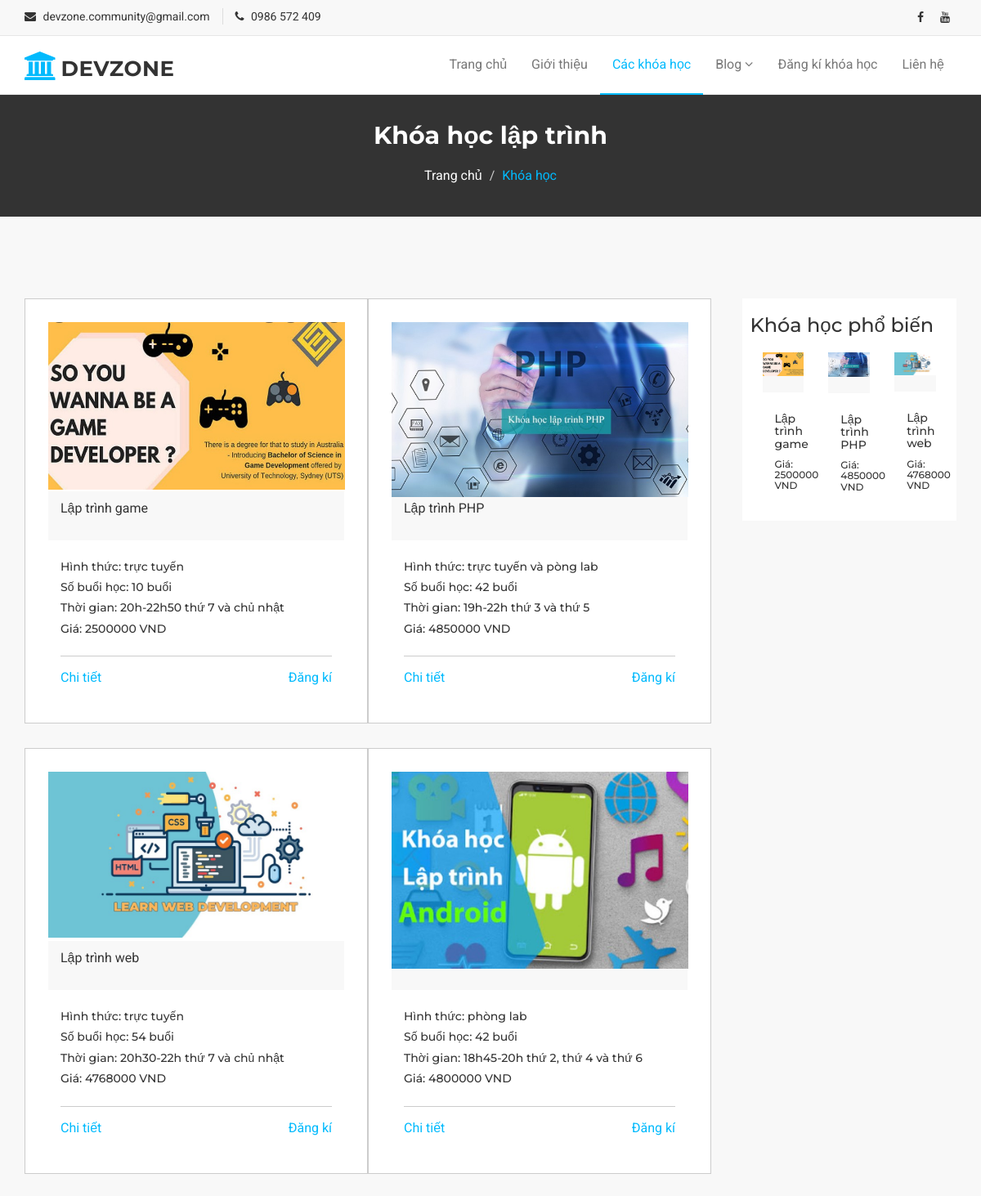
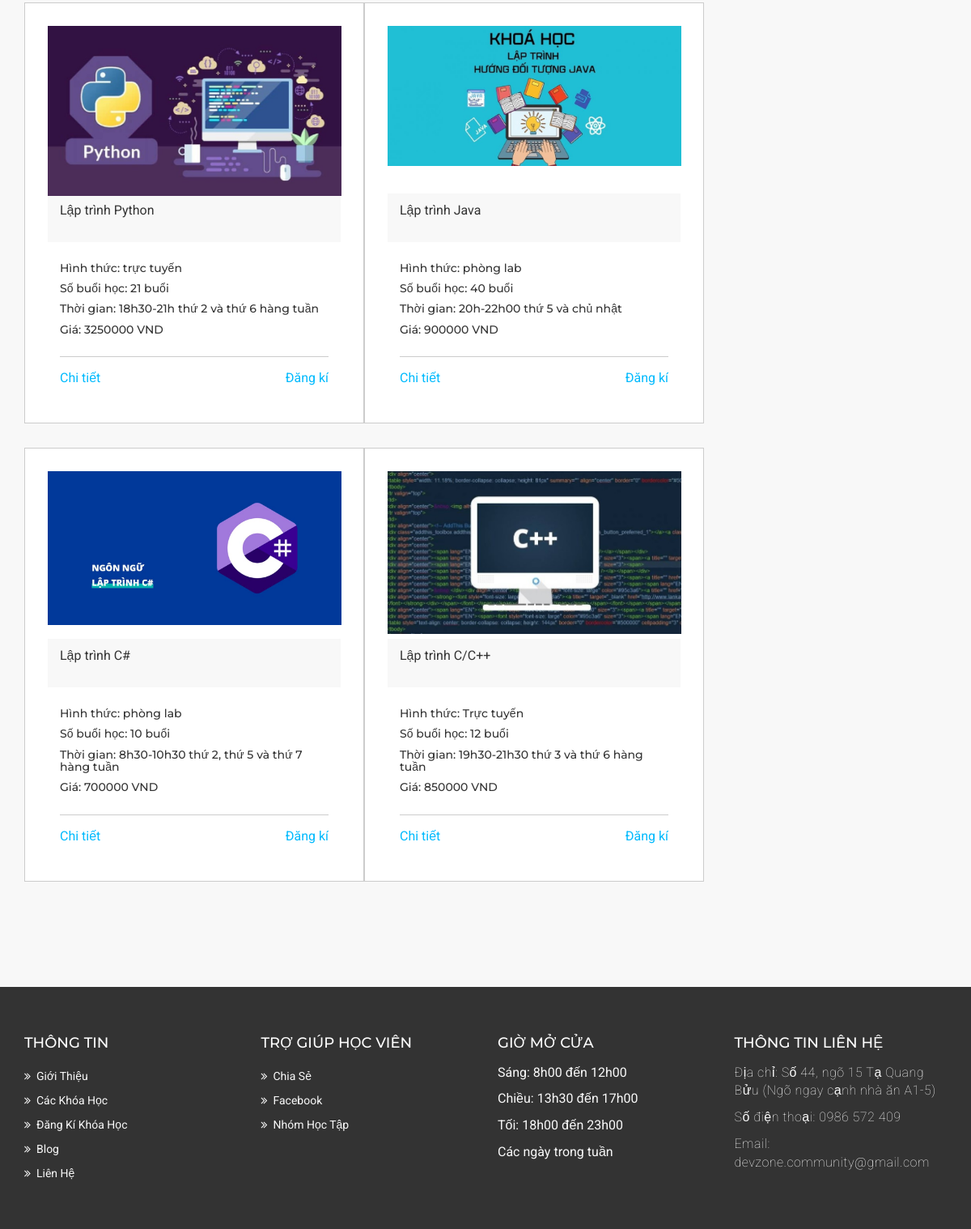
Page /khoa_hoc.php on the committed database (2 pictures, top to bottom).
### tables this page shows
CREATE TABLE `tbl_khoa_hoc` (
  `khoa_hoc_id` int(11) NOT NULL,
  `ten_khoa_hoc` varchar(50) NOT NULL,
  `hinh_thuc` varchar(100) NOT NULL,
  `buoi_hoc` int(50) NOT NULL,
  `thoi_gian` varchar(100) NOT NULL,
  `gia` int(100) NOT NULL,
  `anh_khoa_hoc` varchar(100) DEFAULT NULL,
  `mo_ta` text NOT NULL
);

### khoa_hoc.php (the view, shortened to what this page needs)
<!DOCTYPE html>
<html lang="en">
  <head>
    <link href="assets/css/font-awesome.css" rel="stylesheet">
    <link href="assets/css/bootstrap.css" rel="stylesheet">
    <link rel="stylesheet" type="text/css" href="assets/css/slick.css">
    <link rel="stylesheet" href="assets/css/jquery.fancybox.css" type="text/css" media="screen" />
    <link id="switcher" href="assets/css/theme-color/default-theme.css" rel="stylesheet">
    <link href="assets/css/style.css" rel="stylesheet">
  </head>
  <body>
  <header id="mu-header">
    <div class="container">
      <div class="row">
        <div class="col-lg-12 col-md-12">
          <div class="mu-header-area">
            <div class="row">
              <div class="col-lg-6 col-md-6 col-sm-6 col-xs-6">
                <div class="mu-header-top-left">
                  <div class="mu-top-email">
                    <i class="fa fa-envelope"></i>
                    <span>devzone.community@gmail.com</span>
                  </div>
                  <div class="mu-top-phone">
                    <i class="fa fa-phone"></i>
                    <span>0986 572 409</span>
                  </div>
                </div>
              </div>
              <div class="col-lg-6 col-md-6 col-sm-6 col-xs-6">
                <div class="mu-header-top-right">
                  <nav>
                    <ul class="mu-top-social-nav">
                      <li><a href="https://www.facebook.com/devzone.vn"; target="_blank"><span class="fa fa-facebook"></span></a></li>
                      <li><a href="https://www.youtube.com/channel/UCZ89xqQ5QadBmyMh18Vbhig" ; target="_blank""><span class="fa fa-youtube"></span></a></li>
                    </ul>
                  </nav>
                </div>
              </div>
            </div>
          </div>
        </div>
      </div>
    </div>
  </header>
  <section id="mu-menu">
    <nav class="navbar navbar-default" role="navigation">
      <div class="container">
        <div class="navbar-header">
          <a class="navbar-brand" href="index.php"><i class="fa fa-university"></i><span>DEVZONE</span></a>
        </div>
        <div id="navbar" class="navbar-collapse collapse">
          <ul id="top-menu" class="nav navbar-nav navbar-right main-nav">
            <li><a href="index.php">Trang chủ</a></li>
            <li><a href="gioi_thieu.php">Giới thiệu</a></li>
            <li class="active"><a href="khoa_hoc.php" >Các khóa học</a></li>
            <li class="dropdown">
              <a href="#" class="dropdown-toggle" data-toggle="dropdown">Blog <span class="fa fa-angle-down"></span></a>
            </li>
            <li><a href="dang_ki_hoc.php">Đăng kí khóa học</a></li>
            <li><a href="lien_he.php">Liên hệ</a></li>
          </ul>
        </div>
      </div>
    </nav>
  </section>
 <section id="mu-page-breadcrumb">
   <div class="container">
     <div class="row">
       <div class="col-md-12">
         <div class="mu-page-breadcrumb-area">
           <h2>Khóa học lập trình</h2>
           <ol class="breadcrumb">
            <li><a href="index.php">Trang chủ</a></li>
            <li class="active">Khóa học</li>
          </ol>
         </div>
       </div>
     </div>
   </div>
 </section>
<section id="mu-course-content">
   <div class="container">
     <div class="row">
       <div class="col-md-12">
         <div class="mu-course-content-area">
            <div class="row">
              <div class="col-md-9">
                <?php
                 $ket_noi = mysqli_connect("localhost", "root", "", "devzone.db");
                $sql =  "
                          SELECT *
                          FROM tbl_khoa_hoc
                          ORDER BY khoa_hoc_id DESC
                        ";
                $khoa_hoc_id = mysqli_query($ket_noi, $sql);
                while ($row = mysqli_fetch_array($khoa_hoc_id))
                    {
                 ;?>
              <div class="mu-course-container" style="width: 420px;">
                  <div class="row">
                    <div class="col-md-6 col-sm-6">
                    <div class="mu-latest-course-single" style="width: 420px; padding: 28px;" >
                      <figure class="mu-latest-course-img">
                        <a style="text-align: center; height: 207px;width: 363px" href="khoa_hoc_chi_tiet.php?id=<?php echo $row["khoa_hoc_id"];?>">
                        <img src="<?php echo $row["anh_khoa_hoc"] ? 'assets/img/hiền/'.$row["anh_khoa_hoc"] : 'assets/img/hiền/c++.jpg'; ?>" alt="img">
                        </a>
                        <figcaption class="mu-latest-course-imgcaption">
                          <a href="khoa_hoc_chi_tiet.php?id=<?php echo $row["khoa_hoc_id"];?>" style="height: 40px;"> <?php echo $row["ten_khoa_hoc"];?> </a>
                        </figcaption>
                      </figure>
                      <div class="mu-latest-course-single-content">
                        <h5><a href="#"> Hình thức: <?php echo $row["hinh_thuc"] ;?> </a> </h5>
                          <h5><a href="#"> Số buổi học: <?php echo $row["buoi_hoc"] ;?> buổi </a> </h5>
                          <h5><a href="#"> Thời gian: <?php echo $row["thoi_gian"] ;?> </a></h5>
                          <h5><a href="#"> Giá: <?php echo $row["gia"];?> VND</a> </h5><div class="mu-latest-course-single-contbottom">
                          <a class="mu-course-details" href="khoa_hoc_chi_tiet.php?id=<?php echo $row["khoa_hoc_id"];?>">Chi tiết</a>
                      <span class="mu-course-price" href="#"><a class="mu-course-details" href="dang_ki_hoc.php">Đăng kí</a></span>
                        </div>
                      </div>
                    </div>
                  </div>
                </div>
              </div>
              <?php
                      }
                  ;?>
              </div>
              <div class="col-md-3">
                <aside class="mu-sidebar">
                   <div class="mu-single-sidebar">
                    <h3>Khóa học phổ biến</h3>
                    <div class="mu-sidebar-popular-courses">
                      <?php
                 $ket_noi = mysqli_connect("localhost", "root", "", "devzone.db");
                $sql = "
                          SELECT *
                          FROM tbl_khoa_hoc
                          ORDER BY khoa_hoc_id DESC
                          LIMIT 3";
                $khoa_hoc_id = mysqli_query($ket_noi, $sql);
                while ($row = mysqli_fetch_array($khoa_hoc_id))
                    {
            ;?>
              <div class="col-lg-4 col-md-4 col-xs-12">
                <div class="mu-latest-course-single">
                  <figure class="mu-latest-course-img">
                    <a href="#" style="text-align: center">
                    <img src="<?php echo $row["anh_khoa_hoc"] ? 'assets/img/hiền'.$row["anh_khoa_hoc"] : 'assets/img/hiền/c++.jpg'; ?>" alt="img">
                    </a>
                    <figcaption class="mu-latest-course-imgcaption">
                    </figcaption>
                  </figure>
                        <div class="mu-latest-course-single-content">
                          <h5><a href="khoa_hoc_chi_tiet.php?id=<?php echo $row["khoa_hoc_id"];?>"><?php echo $row["ten_khoa_hoc"];?></a></h5>
                          <h6> Giá: <?php echo $row["gia"] ;?> VND </h6>
                        </div>
                </div>
              </div>
              <?php
                      }
              ;?>
                    </div>
                  </div>
                </aside>
             </div>
           </div>
         </div>
       </div>
     </div>
   </div>
 </section>
  <footer id="mu-footer">
    <div class="mu-footer-top">
      <div class="container">
        <div class="mu-footer-top-area">
          <div class="row">
            <div class="col-lg-3 col-md-3 col-sm-3">
              <div class="mu-footer-widget">
                <h4>Thông tin</h4>
                <ul>
                  <li><a href="gioi_thieu.php">Giới thiệu</a></li>
                  <li><a href="khoa_hoc.php">Các khóa học</a></li>
                  <li><a href="dang_ki_hoc.php">Đăng kí khóa học</a></li>
                  <li><a href="chia_se_kinh_nghiem.php">Blog</a></li>
                  <li><a href="lien_he.php">Liên hệ</a></li>
                </ul>
              </div>
            </div>
            <div class="col-lg-3 col-md-3 col-sm-3">
              <div class="mu-footer-widget">
                <h4>Trợ giúp học viên</h4>
                <ul>
                  <li><a href="chia_se_kinh_nghiem.php">Chia sẻ</a></li>
                  <li><a href="https://www.facebook.com/devzone.vn/about/?ref=page_internal">Facebook</a></li>
                  <li><a href="https://www.facebook.com/groups/devzone.vndevzone.vn">Nhóm học tập</a></li>
                </ul>
              </div>
            </div>
            <div class="col-lg-3 col-md-3 col-sm-3">
              <div class="mu-footer-widget">
                <h4>Giờ mở cửa</h4>
                <p>Sáng: 8h00 đến 12h00</p>
                <p>Chiều: 13h30 đến 17h00</p>
                <p>Tối: 18h00 đến 23h00</p>
                <p>Các ngày trong tuần</p>
              </div>
            </div>
            <div class="col-lg-3 col-md-3 col-sm-3">
              <div class="mu-footer-widget">
                <h4>Thông tin liên hệ</h4>
                <address>
                  <p>Địa chỉ: Số 44, ngõ 15 Tạ Quang Bửu (Ngõ ngay cạnh nhà ăn A1-5)</p>
                  <p>Số điện thoại: 0986 572 409 </p>
                  <p>Email: devzone.community@gmail.com</p>
                </address>
              </div>
            </div>
          </div>
        </div>
      </div>
    </div>
  </footer>
  </body>
</html>

### assets/css/theme-color/default-theme.css (style rules this page uses)
#mu-menu .navbar-header .navbar-brand i { color: #01bafd; }
#mu-menu .navbar-default .navbar-nav > .active > a, #mu-menu .navbar-default .navbar-nav > .active > a:hover, #mu-menu .navbar-default .navbar-nav > .active > a:focus { color: #01bafd; border-bottom: 2px solid #01bafd; background-color: transparent; }
.mu-latest-course-single .mu-latest-course-single-content .mu-latest-course-single-contbottom .mu-course-details { color: #01bafd; }
#mu-page-breadcrumb .mu-page-breadcrumb-area .breadcrumb .active { color: #01bafd; }
#mu-course-content { background-color: #f8f8f8; display: inline; float: left; padding: 100px 0; width: 100%; }
#mu-course-content .mu-course-content-area { display: inline; float: left; width: 100%; }
#mu-course-content .mu-course-content-area .mu-course-container { display: inline; float: left; width: 100%; }
#mu-course-content .mu-course-content-area .mu-course-container .mu-latest-course-single { border: 1px solid #ccc; margin-bottom: 30px; }

### rows in the picture
tbl_khoa_hoc: anh_khoa_hoc (picture), ten_khoa_hoc "Lập trình game", hinh_thuc "trực tuyến", buoi_hoc "10", thoi_gian "20h-22h50 thứ 7 và chủ nhật", gia "2500000"
tbl_khoa_hoc: anh_khoa_hoc (picture), ten_khoa_hoc "Lập trình PHP", hinh_thuc "trực tuyến và pòng lab", buoi_hoc "42", thoi_gian "19h-22h thứ 3 và thứ 5", gia "4850000"
tbl_khoa_hoc: anh_khoa_hoc (picture), ten_khoa_hoc "Lập trình web", hinh_thuc "trực tuyến", buoi_hoc "54", thoi_gian "20h30-22h thứ 7 và chủ nhật", gia "4768000"
tbl_khoa_hoc: anh_khoa_hoc (picture), hinh_thuc "phòng lab", buoi_hoc "42", thoi_gian "18h45-20h thứ 2, thứ 4 và thứ 6", gia "4800000"
tbl_khoa_hoc: anh_khoa_hoc (picture), $row["khoa_hoc_id"] 4 (drawn), ten_khoa_hoc "Lập trình Python", hinh_thuc "trực tuyến", buoi_hoc "21", thoi_gian "18h30-21h thứ 2 và thứ 6 hàng tuần", gia "3250000"
tbl_khoa_hoc: $row["khoa_hoc_id"] 3 (drawn), anh_khoa_hoc (picture), ten_khoa_hoc "Lập trình Java", hinh_thuc "phòng lab", buoi_hoc "40", thoi_gian "20h-22h00 thứ 5 và chủ nhật", gia "900000"
tbl_khoa_hoc: $row["khoa_hoc_id"] 2 (drawn), anh_khoa_hoc (picture), ten_khoa_hoc "Lập trình C#", hinh_thuc "phòng lab", buoi_hoc "10", thoi_gian "8h30-10h30 thứ 2, thứ 5 và thứ 7 hàng tuần", gia "700000"
tbl_khoa_hoc: anh_khoa_hoc (picture), ten_khoa_hoc "Lập trình C/C++", hinh_thuc "Trực tuyến", buoi_hoc "12", thoi_gian "19h30-21h30 thứ 3 và thứ 6 hàng tuần", gia "850000"
